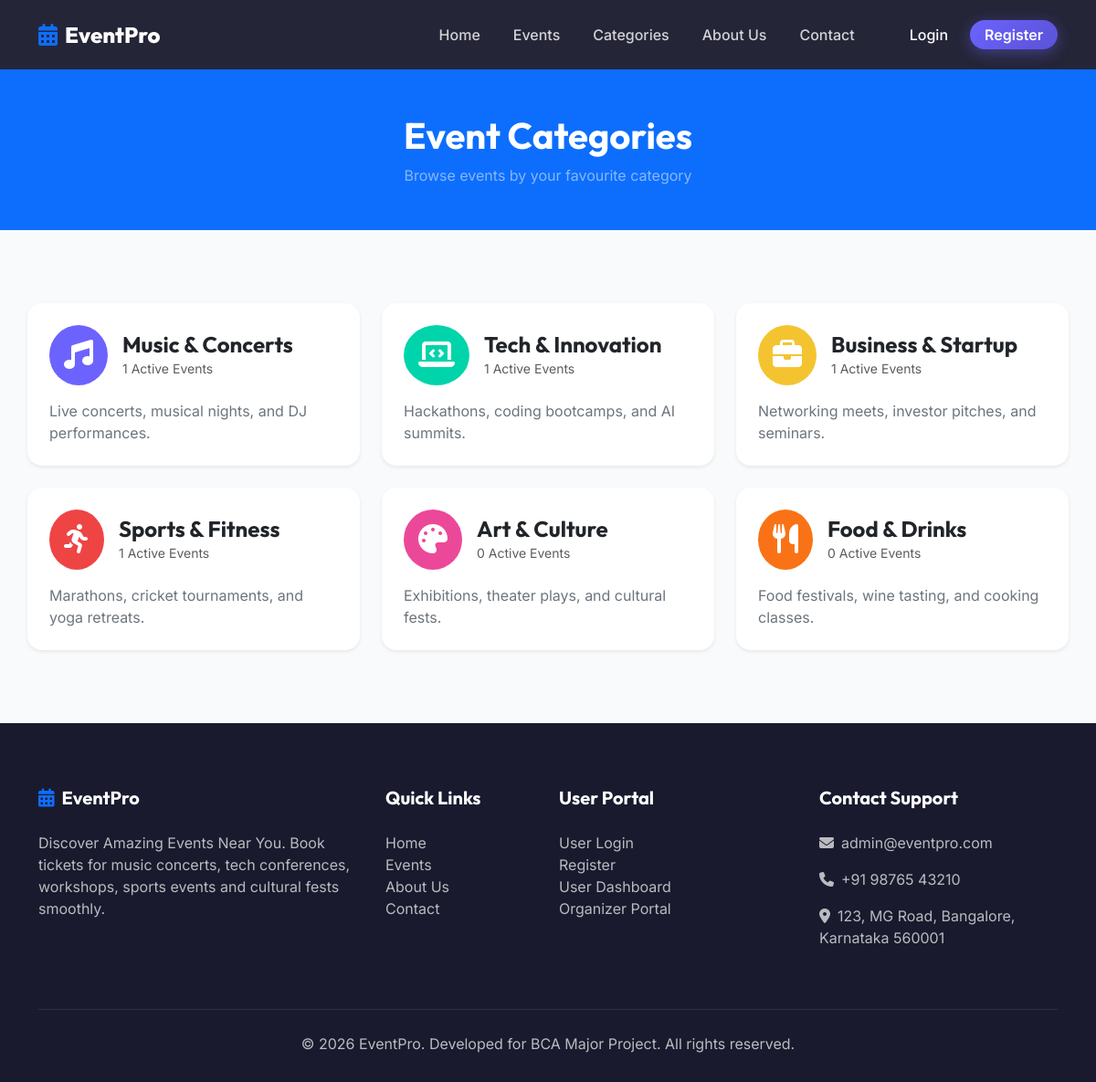
/categories.php, run on the app's committed database.
### tables this page shows
CREATE TABLE IF NOT EXISTS `categories` (
  `id` INT AUTO_INCREMENT PRIMARY KEY,
  `name` VARCHAR(100) NOT NULL,
  `slug` VARCHAR(100) NOT NULL UNIQUE,
  `icon` VARCHAR(50) DEFAULT 'fa-calendar',
  `color` VARCHAR(20) DEFAULT '#6c63ff',
  `description` TEXT DEFAULT NULL,
  `sort_order` INT DEFAULT 0,
  `status` ENUM('active', 'inactive') DEFAULT 'active',
  `created_at` DATETIME DEFAULT CURRENT_TIMESTAMP
);

### includes/auth.php (called while the page is built, shortened)
<?php
function is_logged_in(): bool {
    return !empty($_SESSION['user_id']);
}

### includes/functions.php (called while the page is built, shortened)
<?php
function get_categories(PDO $pdo): array {
    $stmt = $pdo->query("SELECT c.*, COUNT(e.id) as event_count
                         FROM categories c
                         LEFT JOIN events e ON c.id = e.category_id AND e.status = 'active'
                         WHERE c.status = 'active'
                         GROUP BY c.id ORDER BY c.sort_order ASC");
    return $stmt->fetchAll();
}

### includes/security.php (called while the page is built, shortened)
<?php
function xss_clean(string $data): string {
    return htmlspecialchars($data, ENT_QUOTES, 'UTF-8');
}

### categories.php (the view, shortened to what this page needs)
<?php
include 'includes/header.php';
$categories = get_categories($pdo);
?>
<div class="bg-primary text-white py-5">
    <div class="container text-center">
        <h1 class="fw-bold mb-2">Event Categories</h1>
        <p class="mb-0 text-white-50">Browse events by your favourite category</p>
    </div>
</div>
<div class="container section-padding">
    <div class="row g-4">
        <?php foreach($categories as $cat): ?>
            <div class="col-lg-4 col-md-6">
                <a href="<?= APP_URL ?>/events.php?category=<?= $cat['slug'] ?>" class="text-decoration-none">
                    <div class="card border-0 shadow-sm rounded-4 p-4 h-100 transition-all hover-lift">
                        <div class="d-flex align-items-center mb-3">
                            <div class="rounded-circle p-3 text-white me-3" style="background-color: <?= $cat['color'] ?>;">
                                <i class="fas <?= $cat['icon'] ?> fa-2x"></i>
                            </div>
                            <div>
                                <h4 class="fw-bold text-dark mb-0"><?= xss_clean($cat['name']) ?></h4>
                                <span class="text-muted small"><?= $cat['event_count'] ?> Active Events</span>
                            </div>
                        </div>
                        <p class="text-secondary mb-0"><?= xss_clean($cat['description'] ?: 'Explore top events in this category.') ?></p>
                    </div>
                </a>
            </div>
        <?php endforeach; ?>
    </div>
</div>
<?php include 'includes/footer.php'; ?>

### includes/header.php (shortened to what this page needs)
<!DOCTYPE html>
<html lang="en">
<head>
    <link href="https://cdn.jsdelivr.net/npm/bootstrap@5.3.0/dist/css/bootstrap.min.css" rel="stylesheet">
    <link href="https://cdnjs.cloudflare.com/ajax/libs/font-awesome/6.4.0/css/all.min.css" rel="stylesheet">
    <link href="<?= APP_URL ?>/assets/css/style.css" rel="stylesheet">
    <link href="<?= APP_URL ?>/assets/css/responsive.css" rel="stylesheet">
</head>
<body>
    <?php include __DIR__ . '/navbar.php'; ?>
    <div class="main-content">

### includes/navbar.php (shortened to what this page needs)
<nav class="navbar navbar-expand-lg navbar-custom sticky-top">
    <div class="container">
        <a class="navbar-brand" href="<?= APP_URL ?>/"><i class="fas fa-calendar-alt text-primary me-2"></i><?= APP_NAME ?></a>
        <div class="collapse navbar-collapse" id="navbarNav">
            <ul class="navbar-nav ms-auto align-items-center">
                <li class="nav-item"><a class="nav-link" href="<?= APP_URL ?>/">Home</a></li>
                <li class="nav-item"><a class="nav-link" href="<?= APP_URL ?>/events.php">Events</a></li>
                <li class="nav-item"><a class="nav-link" href="<?= APP_URL ?>/categories.php">Categories</a></li>
                <li class="nav-item"><a class="nav-link" href="<?= APP_URL ?>/about.php">About Us</a></li>
                <li class="nav-item"><a class="nav-link" href="<?= APP_URL ?>/contact.php">Contact</a></li>
                <?php if (is_logged_in()): ?>
                    <li class="nav-item dropdown ms-lg-3">
                        <a class="nav-link dropdown-toggle btn btn-outline-light px-3 py-1 text-white" href="#" id="userDrop" role="button" data-bs-toggle="dropdown">
                            <i class="fas fa-user-circle me-1"></i><?= xss_clean($_SESSION['user_name']) ?>
                        </a>
                        <ul class="dropdown-menu dropdown-menu-end">
                            <li><a class="dropdown-menu-item dropdown-item" href="<?= get_dashboard_url() ?>"><i class="fas fa-tachometer-alt me-2"></i>Dashboard</a></li>
                            <li><a class="dropdown-item" href="<?= APP_URL ?>/user/profile.php"><i class="fas fa-user me-2"></i>My Profile</a></li>
                            <li><a class="dropdown-item" href="<?= APP_URL ?>/user/bookings.php"><i class="fas fa-ticket-alt me-2"></i>My Bookings</a></li>
                            <li><hr class="dropdown-divider"></li>
                            <li><a class="dropdown-item text-danger" href="<?= APP_URL ?>/logout.php"><i class="fas fa-sign-out-alt me-2"></i>Logout</a></li>
                        </ul>
                    </li>
                <?php else: ?>
                    <li class="nav-item ms-lg-3"><a class="nav-link btn btn-outline-light px-3 py-1 text-white me-2" href="<?= APP_URL ?>/login.php">Login</a></li>
                    <li class="nav-item"><a class="btn btn-accent px-3 py-1" href="<?= APP_URL ?>/register.php">Register</a></li>
                <?php endif; ?>
            </ul>
        </div>
    </div>
</nav>

### includes/footer.php (shortened to what this page needs)
    </div>
    <footer class="footer">
        <div class="container">
            <div class="row g-4">
                <div class="col-lg-4 col-md-6">
                    <h5><i class="fas fa-calendar-alt text-primary me-2"></i><?= APP_NAME ?></h5>
                    <p class="mt-3"><?= APP_TAGLINE ?>. Book tickets for music concerts, tech conferences, workshops, sports events and cultural fests smoothly.</p>
                </div>
                <div class="col-lg-2 col-md-6">
                    <h5>Quick Links</h5>
                    <ul class="list-unstyled">
                        <li><a href="<?= APP_URL ?>/">Home</a></li>
                        <li><a href="<?= APP_URL ?>/events.php">Events</a></li>
                        <li><a href="<?= APP_URL ?>/about.php">About Us</a></li>
                        <li><a href="<?= APP_URL ?>/contact.php">Contact</a></li>
                    </ul>
                </div>
                <div class="col-lg-3 col-md-6">
                    <h5>User Portal</h5>
                    <ul class="list-unstyled">
                        <li><a href="<?= APP_URL ?>/login.php">User Login</a></li>
                        <li><a href="<?= APP_URL ?>/register.php">Register</a></li>
                        <li><a href="<?= APP_URL ?>/user/dashboard.php">User Dashboard</a></li>
                        <li><a href="<?= APP_URL ?>/organizer/dashboard.php">Organizer Portal</a></li>
                    </ul>
                </div>
                <div class="col-lg-3 col-md-6">
                    <h5>Contact Support</h5>
                    <p><i class="fas fa-envelope me-2 text-accent"></i><?= APP_EMAIL ?></p>
                    <p><i class="fas fa-phone me-2 text-accent"></i><?= APP_PHONE ?></p>
                    <p><i class="fas fa-map-marker-alt me-2 text-accent"></i><?= APP_ADDRESS ?></p>
                </div>
            </div>
            <div class="footer-bottom text-center">
                <p class="mb-0">&copy; <?= date('Y') ?> <?= APP_NAME ?>. Developed for BCA Major Project. All rights reserved.</p>
            </div>
        </div>
    </footer>
</body>
</html>

### assets/css/style.css (style rules this page uses)
:root { --primary: #1a1a2e; --primary-light: #16213e; --secondary: #0f3460; --accent: #6c63ff; --accent-hover: #5a52d5; --gold: #f4c430; --teal: #00d4aa; --danger: #ef4444; --success: #22c55e; --warning: #f59e0b; --text-dark: #1e293b; --text-muted: #64748b; --bg-light: #f8fafc; --white: #ffffff; --border: #e2e8f0; --shadow: 0 4px 6px -1px rgba(0,0,0,0.1); --shadow-lg: 0 20px 60px rgba(0,0,0,0.15); --radius: 12px; --radius-lg: 20px; --transition: all 0.3s ease; --font-main: 'Inter', sans-serif; --font-heading: 'Outfit', sans-serif; }
body { font-family: var(--font-main); color: var(--text-dark); background-color: var(--bg-light); overflow-x: hidden; }
h1, h2, h3, h4, h5, h6 { font-family: var(--font-heading); font-weight: 700; }
.navbar-custom { background: rgba(26, 26, 46, 0.95); backdrop-filter: blur(10px); padding: 15px 0; transition: var(--transition); }
.navbar-custom .navbar-brand { font-family: var(--font-heading); font-size: 1.5rem; font-weight: 800; color: var(--white); }
.navbar-custom .nav-link { color: rgba(255,255,255,0.8); font-weight: 500; margin: 0 10px; transition: var(--transition); }
.btn-accent { background: linear-gradient(135deg, var(--accent) 0%, var(--accent-hover) 100%); color: var(--white); border: none; font-weight: 600; padding: 12px 28px; border-radius: 30px; transition: var(--transition); box-shadow: 0 4px 15px rgba(108, 99, 255, 0.4); }
.section-padding { padding: 80px 0; }
.footer { background: var(--primary); color: rgba(255,255,255,0.7); padding: 70px 0 30px; }
.footer h5 { color: var(--white); margin-bottom: 25px; }
.footer a { color: rgba(255,255,255,0.7); text-decoration: none; transition: var(--transition); }
.footer-bottom { border-top: 1px solid rgba(255,255,255,0.1); padding-top: 25px; margin-top: 50px; }

### data on the page
categories: name "Music & Concerts", event_count "1", description "Live concerts, musical nights, and DJ performances."
categories: name "Tech & Innovation", event_count "1", description "Hackathons, coding bootcamps, and AI summits."
categories: name "Business & Startup", event_count "1", description "Networking meets, investor pitches, and seminars."
categories: name "Sports & Fitness", event_count "1", description "Marathons, cricket tournaments, and yoga retreats."
categories: name "Art & Culture", event_count "0", description "Exhibitions, theater plays, and cultural fests."
categories: name "Food & Drinks", event_count "0", description "Food festivals, wine tasting, and cooking classes."

### other printed values
APP_NAME "EventPro"
APP_TAGLINE "Discover Amazing Events Near You"
APP_EMAIL "admin@eventpro.com"
APP_PHONE "+91 98765 43210"
APP_ADDRESS "123, MG Road, Bangalore, Karnataka 560001"
